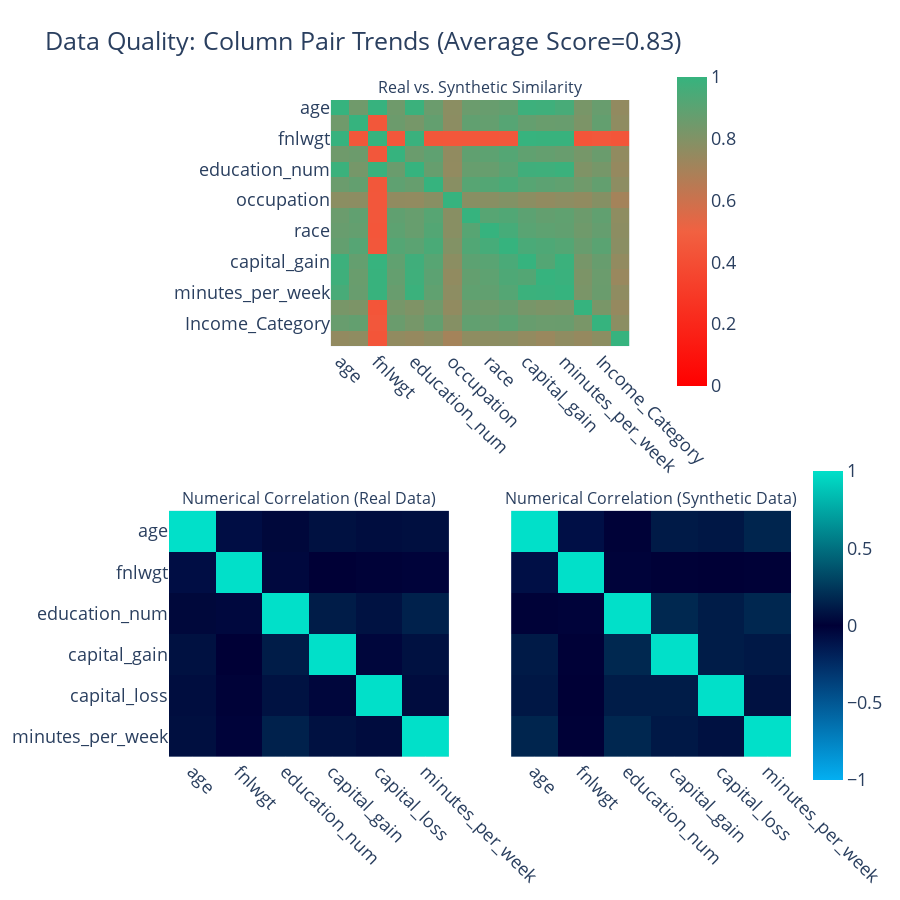

Notebook code cell kept with this figure:
### Code cell
gen_quality.get_visualization(property_name="Column Shapes")
gen_quality.get_visualization(property_name="Column Pair Trends")

### Figure 1 — Plotly figure (JSON) as saved in the notebook; plotly's stock layout.template omitted (floating-point values rounded to 4 significant figures; data arrays with more than 128 entries replaced by an {"elided": "..."} marker saying what was removed)
{"data": [{"coloraxis": "coloraxis", "hovertemplate": "<b>Column Pair</b><br>(%{x},%{y})<br><br>Similarity: %{z}<extra></extra>", "type": "heatmap", "x": ["age", "workclass", "fnlwgt", "education", "education_num", "marital_status", "occupation", "relationship", "race", "sex", "capital_gain", "capital_loss", "minutes_per_week", "native_country", "Income_Category", "rand10"], "xaxis": "x", "y": ["age", "workclass", "fnlwgt", "education", "education_num", "marital_status", "occupation", "relationship", "race", "sex", "capital_gain", "capital_loss", "minutes_per_week", "native_country", "Income_Category", "rand10"], "yaxis": "y", "z": {"elided": "16x16 float values"}}, {"coloraxis": "coloraxis2", "customdata": [[1.0, -0.085, 0.011, 0.114, 0.104, 0.163], [-0.085, 1.0, -0.019, -0.003, 0.0, -0.007], [0.011, -0.019, 1.0, 0.178, 0.125, 0.174], [0.114, -0.003, 0.178, 1.0, 0.125, 0.106], [0.104, 0.0, 0.125, 0.125, 1.0, 0.077], [0.163, -0.007, 0.174, 0.106, 0.077, 1.0]], "hovertemplate": "<b>Correlation</b><br>(%{x},%{y})<br><br>Synthetic: %{z}<br>(vs. Real: %{customdata})<extra></extra>", "type": "heatmap", "x": ["age", "fnlwgt", "education_num", "capital_gain", "capital_loss", "minutes_per_week"], "xaxis": "x2", "y": ["age", "fnlwgt", "education_num", "capital_gain", "capital_loss", "minutes_per_week"], "yaxis": "y2", "z": [[1.0, -0.077, 0.037, 0.078, 0.058, 0.069], [-0.077, 1.0, -0.043, 0.0, -0.01, -0.019], [0.037, -0.043, 1.0, 0.123, 0.08, 0.148], [0.078, 0.0, 0.123, 1.0, -0.032, 0.078], [0.058, -0.01, 0.08, -0.032, 1.0, 0.054], [0.069, -0.019, 0.148, 0.078, 0.054, 1.0]]}, {"coloraxis": "coloraxis2", "customdata": [[1.0, -0.077, 0.037, 0.078, 0.058, 0.069], [-0.077, 1.0, -0.043, 0.0, -0.01, -0.019], [0.037, -0.043, 1.0, 0.123, 0.08, 0.148], [0.078, 0.0, 0.123, 1.0, -0.032, 0.078], [0.058, -0.01, 0.08, -0.032, 1.0, 0.054], [0.069, -0.019, 0.148, 0.078, 0.054, 1.0]], "hovertemplate": "<b>Correlation</b><br>(%{x},%{y})<br><br>Synthetic: %{z}<br>(vs. Real: %{customdata})<extra></extra>", "type": "heatmap", "x": ["age", "fnlwgt", "education_num", "capital_gain", "capital_loss", "minutes_per_week"], "xaxis": "x3", "y": ["age", "fnlwgt", "education_num", "capital_gain", "capital_loss", "minutes_per_week"], "yaxis": "y3", "z": [[1.0, -0.085, 0.011, 0.114, 0.104, 0.163], [-0.085, 1.0, -0.019, -0.003, 0.0, -0.007], [0.011, -0.019, 1.0, 0.178, 0.125, 0.174], [0.114, -0.003, 0.178, 1.0, 0.125, 0.106], [0.104, 0.0, 0.125, 0.125, 1.0, 0.077], [0.163, -0.007, 0.174, 0.106, 0.077, 1.0]]}], "layout": {"annotations": [{"font": {"size": 16}, "showarrow": false, "text": "Real vs. Synthetic Similarity", "x": 0.5, "xanchor": "center", "xref": "paper", "y": 1, "yanchor": "bottom", "yref": "paper"}, {"font": {"size": 16}, "showarrow": false, "text": "Numerical Correlation (Real Data)", "x": 0.225, "xanchor": "center", "xref": "paper", "y": 0.375, "yanchor": "bottom", "yref": "paper"}, {"font": {"size": 16}, "showarrow": false, "text": "Numerical Correlation (Synthetic Data)", "x": 0.775, "xanchor": "center", "xref": "paper", "y": 0.375, "yanchor": "bottom", "yref": "paper"}], "coloraxis": {"cmax": 1, "cmin": 0, "colorbar": {"len": 0.5, "x": 0.8, "y": 0.8}, "colorscale": [[0, "#FF0000"], [0.5, "#F16141"], [1, "#36B37E"]]}, "coloraxis2": {"cmax": 1, "cmin": -1, "colorbar": {"len": 0.5, "y": 0.2}, "colorscale": [[0, "#03AFF1"], [0.5, "#000036"], [1, "#01E0C9"]]}, "font": {"size": 18}, "height": 900, "title": {"text": "Data Quality: Column Pair Trends (Average Score=0.83)"}, "width": 900, "xaxis": {"anchor": "y", "domain": [0.26, 0.74], "tickangle": 45}, "xaxis2": {"anchor": "y2", "domain": [0, 0.45], "tickangle": 45}, "xaxis3": {"anchor": "y3", "domain": [0.55, 1], "matches": "x2", "tickangle": 45}, "yaxis": {"anchor": "x", "autorange": "reversed", "domain": [0.625, 1]}, "yaxis2": {"anchor": "x2", "autorange": "reversed", "domain": [0, 0.375]}, "yaxis3": {"anchor": "x3", "autorange": "reversed", "domain": [0, 0.375], "matches": "y2", "visible": false}}}
